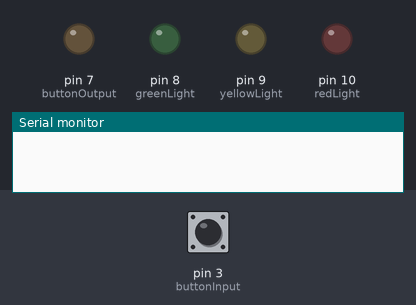
This sketch was run on a simulated Arduino Uno, built with avr-gcc and run on an emulated ATmega328P. On the bench: output pins drawn as LEDs (lit = HIGH), the last lines printed to the serial monitor. The inputs (shaded band) are chosen by the test bench; at power-on: pin 3 (buttonInput) LOW. Random numbers use the default seed unless the sketch sets one.

Above: at 0.3 s.
At 2.1 s:
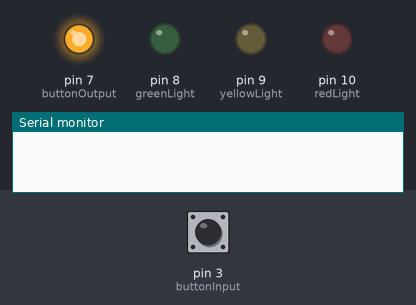
At 10.44 s:
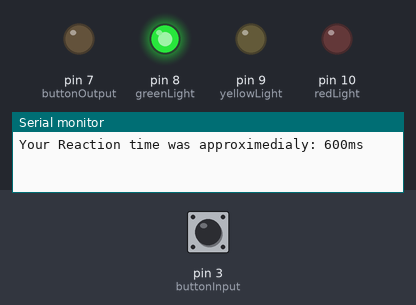
At 18.98 s:
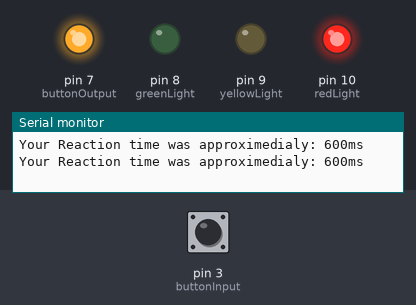
At 36.0 s:
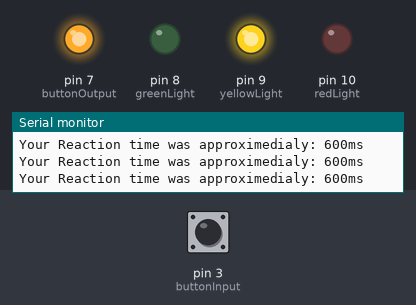
Timing chart, 0 to 40.0 s (numbered marks = the images above):
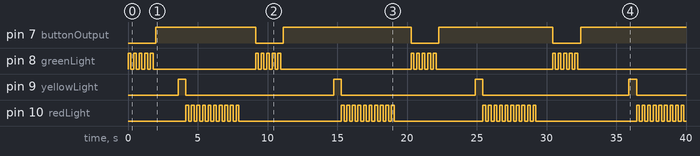

The sketch:

main.ino
```cpp
#include <Arduino.h>

#define greenLight 8
#define yellowLight 9
#define redLight 10

#define buttonInput 3
#define buttonOutput 7


int level;
bool button_value = 0;
int time;
int highScore = 1;

void startLevel(){
    level++;
    time -= 50;
    digitalWrite(buttonOutput, LOW);
    digitalWrite(yellowLight, LOW);

    for (int i = 0; i < 5; i++){
        digitalWrite(greenLight, HIGH);
        delay(200);
        digitalWrite(greenLight, LOW);
        delay(200);
    }

    listen();
}


void listen () {
    bool yellow_light_mode = false;

    randomSeed(millis());

    unsigned long long randomInterval = millis() + random(200, 4000);

    digitalWrite(buttonOutput, HIGH);

    while (true){
        if (millis() > randomInterval){
            break;
        }
        if (digitalRead(buttonInput) == 1){
            return reset();
        }
    }

    while (true){
        button_value = digitalRead(buttonInput);

        if ((button_value == 1 && yellow_light_mode == true)){
            return startLevel();
        }
        else if (button_value == 1 && yellow_light_mode == false){
            return reset();
        }
        if (millis() < randomInterval + time){
            digitalWrite(yellowLight, HIGH);
            yellow_light_mode = true;
        }
        else {
            digitalWrite(yellowLight, LOW);
            yellow_light_mode = false;
            return reset();
        }
    }
}

void reset(){
    Serial.print("Your Reaction time was approximedialy: ");
    Serial.print(time + 50);
    Serial.println("ms");

    if (highScore < level){
        highScore = level;
        Serial.println("Good job in beating your high score");
    }

    time = 600;
    level = 0;

    for (int i = 0; i < 10; i++){
        digitalWrite(redLight, HIGH);
        delay(200);
        digitalWrite(redLight, LOW);
        delay(200);
    }

    delay(1000);
    startLevel();
}


void setup(){
    Serial.begin(9600);

    pinMode(buttonInput, INPUT);
    pinMode(buttonOutput, OUTPUT);
    pinMode(greenLight, OUTPUT);
    pinMode(yellowLight, OUTPUT);
    pinMode(redLight, OUTPUT);

    time = 600;
    level = 0;

    startLevel();
}


void loop () {

}
```

Measured:
- by itself, pin 7 (buttonOutput): goes HIGH 7.1 s, LOW 2.0 s, HIGH 9.1 s, LOW 2.0 s, HIGH 8.2 s, LOW 2.0 s, then HIGH
- by itself, pin 8 (greenLight): LOW → HIGH at 0.00 s, → LOW 0.20 s later, → HIGH 0.20 s later, → LOW 0.20 s later, … (40 changes in this stretch)
- by itself, pin 9 (yellowLight): alternates HIGH for 0.55 s and LOW for 10.5 s
- by itself, pin 10 (redLight): LOW → HIGH at 4.1 s, → LOW 0.20 s later, → HIGH 0.20 s later, → LOW 0.20 s later, … (78 changes in this stretch)
